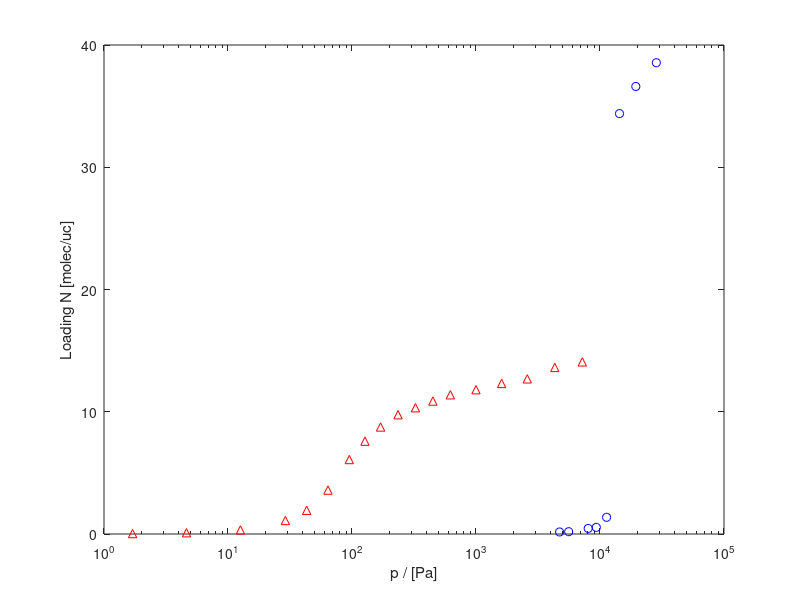

Write MATLAB code to recreate this figure. (Note: this script raises an error after producing the figure.)
%% Load data
clear;
clc;
N = 2;
unary = cell(2);
load data.mat

%% Part 1
semilogx(unary{1}(:,1), unary{1}(:,2), 'bo')
hold on; semilogx(unary{2}(:,1), unary{2}(:,2), 'r^')
xlabel('p / [Pa]')
ylabel('Loading N [molec/uc]')

%% Parts 2 & 3
isotherm = cell(1, N);
maxlnP = zeros(1, N);  % For storing the maximum pressure in the isotherm data
minlnP = zeros(1, N);
options = optimset('FinDiffType', 'central', 'FunValCheck', 'on', 'MaxFunEvals', 600, 'MaxIter', 100, 'Display', 'off');

for i = 1 : N
    lnP = log(unary{i}(:,1));
    maxlnP(i) = max(lnP);
    [lnP, indices] = sort(lnP);
    unary{i} = unary{i}(indices, :);

    % Part 2
    isotherm_pp = griddedInterpolant(lnP, unary{i}(:,2), 'linear');
    isotherm{i} = @(x)isotherm_pp(x);

    % Part 3
    [minlnP(i), fval, exitflag, output, jacobian] = fsolve(isotherm{i}, min(lnP), options);
end

%% Part 3: Plotting
p_range = linspace(min(minlnP), max(maxlnP), 100);
hold on
semilogx(exp(p_range), isotherm{1}(p_range), 'b')
semilogx(exp(p_range), isotherm{2}(p_range), 'r')

%% Part 4
figure;
semilogx(binary(:,2), binary(:,3), 'bo')
hold on; semilogx(binary(:,2), binary(:,4), 'r^')
xlabel('p_{EtOH} / [Pa]')
ylabel('Loading N [molec/uc]')

%% Part 5
tol = 1e-5;
ads_pot = cell(1, N);
for i = 1 : N
    ads_pot{i} = @(y)integral(isotherm{i}, minlnP(i), y);
end

%% Parts 6 & 7
binary_reduced =binary([1, 7, 13], :);
ndata = size(binary_reduced, 1);

options = optimset('FinDiffType', 'central', 'FunValCheck', 'on', 'MaxFunEvals', 800, 'MaxIter', 100, 'TolFun', 1e-6, 'TolX', 1e-6, 'Display', 'iter');
z = zeros(ndata, 2*N-1);
err = zeros(ndata, 2*N-1);
psi = zeros(ndata, N);
N_tot = zeros(ndata, 1);
Z = zeros(ndata, N);
lnP0 = zeros(ndata, N);
exitflags = zeros(ndata);

lnP_binary = log(binary_reduced(:,1:2));
for i = 1:ndata
    fprintf('\n======Data point %d ======\n', i);
    % Part 6
    func = @(x)IAST_func(x, lnP_binary(i, :), ads_pot);
    lb = [zeros(1, N-1), minlnP];  % First N-1 values are lower bounds for z_i, last N values are lower bounds for lnP_i^0
    ub = [ones(1, N-1), 2*maxlnP];  % First N-1 values are upper bounds for z_i, last N values are upper bounds for lnP_i^0
    x0 = [ones(1, N-1) * 1/N, lnP_binary(i, :) - log(1/N)];  % lnP_i^0 = lnP_i - lnz_i
    [z1, resnorm, residual, exitflags(i), output, lambda, jacobian] = lsqnonlin(func, x0, lb, ub, options);

    % Part 7. Below is written for a general N-component mixture
    z(i, :) = z1;
    [err(i, :), lnP0(i, :), psi(i, :)] = func(z1);
    Z(i, 1:N-1) = z1(1:N-1);
    Z(i, N) = 1 - sum(Z(i, 1:N-1));
    for j = 1 : N
        N_tot(i) = N_tot(i) + Z(i, j) / isotherm{j}(lnP0(i, j));  % Eqn. 3
    end
    N_tot(i) = 1 / N_tot(i);

end
N_predicted = N_tot .* Z;  % Eqn. 4

%% Part 7: Display IAST predicted data
hold on
semilogx(binary_reduced(:,2), N_predicted(:, 1), 'bo', 'MarkerFaceColor', 'b')
semilogx(binary_reduced(:,2), N_predicted(:,2), 'r^',  'MarkerFaceColor', 'r')
